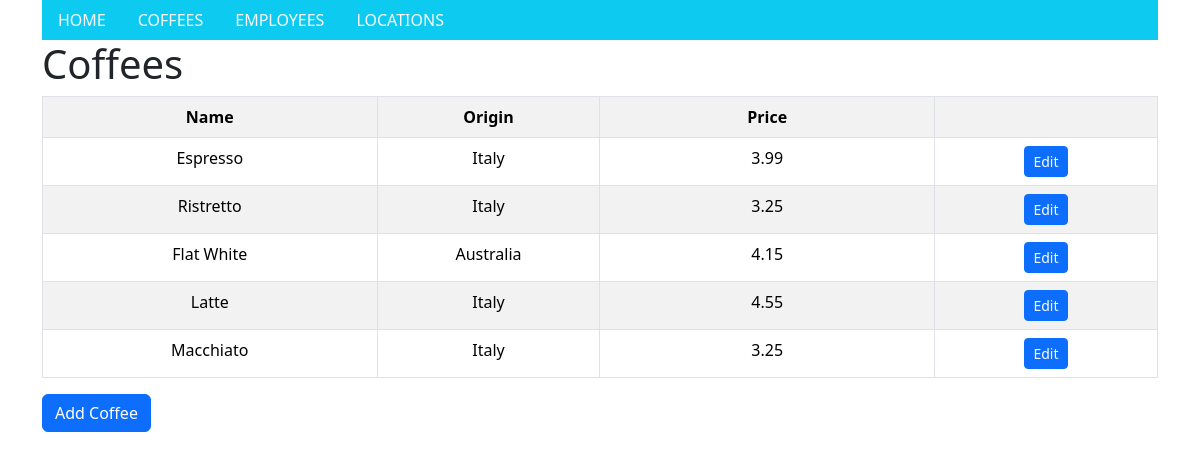
The app's page /coffees/ with its own data.
### coffees/models.py (models this page shows, shortened)
class Coffee(models.Model):
    name = models.CharField(max_length=64)
    origin = models.CharField(max_length=64)
    price = models.FloatField()

### coffees/views.py (the view)
# urls.py: path("", views.index, name="index"),
def index(request):
    return render(request, "coffees/index.html", {
        "coffees": Coffee.objects.all()
    })

### coffees/templates/coffees/index.html
{% extends "coffees/layout.html" %}
{% block body %}
    <h1>Coffees</h1>
    <table class="table table-bordered table-striped table-hover">
        <tr>
            <th class="text-center col-3">Name</th>
            <th class="text-center col-2">Origin</th>
            <th class="text-center col-2">Price</th>
            <th class="text-center col-2"></th>
        </tr>
        {% for coffee in coffees %}
            <tr>
                    <td class="text-center col-3">{{ coffee.name }}</td>
                    <td class="text-center col-2">{{ coffee.origin }}</td>
                    <td class="text-center col-3">{{ coffee.price }}</td>
                    <td class="text-center col-2">
                        <a href="{% url 'edit-coffee' coffee.id %}" class="btn btn-primary btn-sm">Edit</a>
                    </td>
            </tr>
        {% endfor %}
    </table>
    <a href="/coffees/addcoffee" class="btn btn-primary add-button" role="button" id="addcoffee">Add Coffee</a>
{% endblock %}

### records on screen
Coffee: name "Espresso", origin "Italy", price "3.99"
Coffee: name "Ristretto", origin "Italy", price "3.25"
Coffee: name "Flat White", origin "Australia", price "4.15"
Coffee: name "Latte", origin "Italy", price "4.55"
Coffee: name "Macchiato", origin "Italy", price "3.25"
